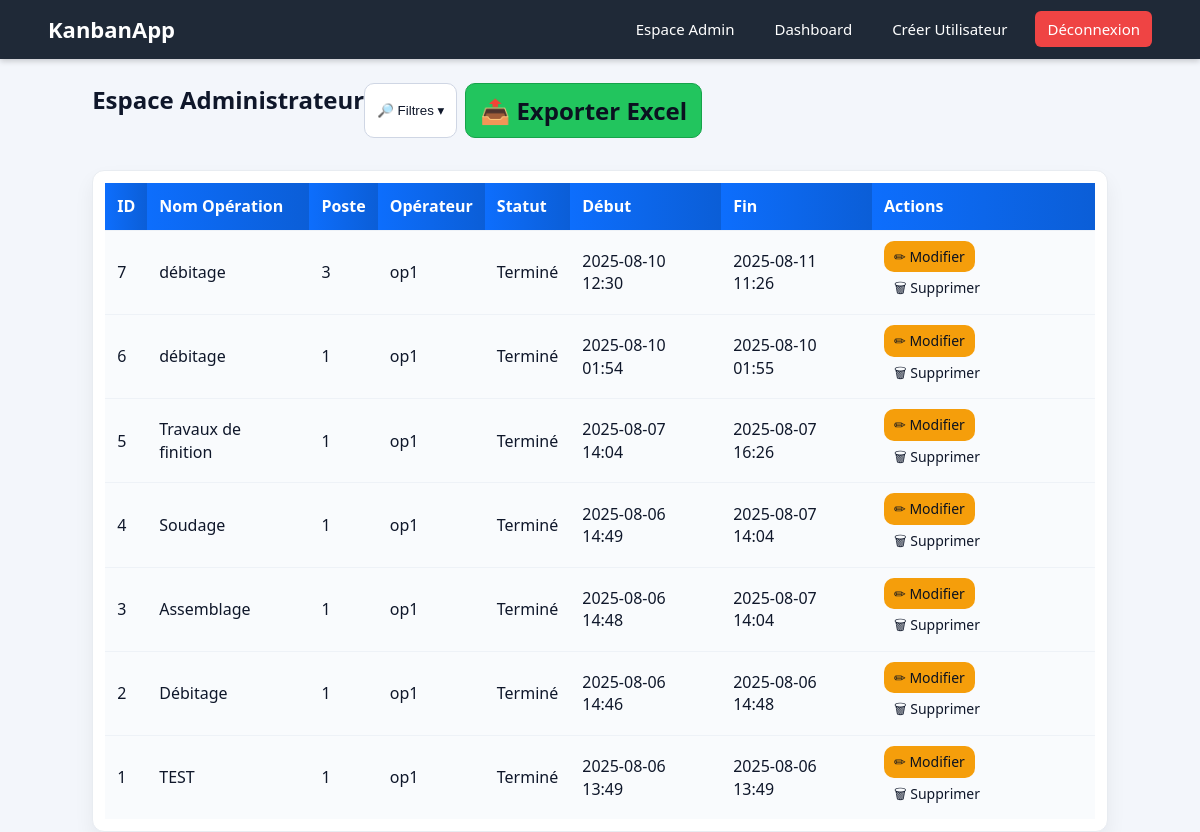
The page /admin (signed in) on the database its author committed.
### app.py (models this page shows)
class Operation(db.Model):
    id = db.Column(db.Integer, primary_key=True)
    nom_operation = db.Column(db.String(120))
    poste = db.Column(db.String(120))
    operateur = db.Column(db.String(120))
    statut = db.Column(db.String(20))
    debut = db.Column(db.DateTime)
    fin = db.Column(db.DateTime)

### routes.py (the view)
@app.route('/admin', methods=['GET'])
@login_required
def admin_page():
    if current_user.role != 'admin':
        flash("Accès refusé", "danger")
        return redirect(url_for('logout'))
    statut = request.args.get('statut')
    operateur = request.args.get('operateur')
    poste = request.args.get('poste')
    date_debut = request.args.get('date_debut')
    date_fin = request.args.get('date_fin')
    query = Operation.query
    if statut and statut != "Tous":
        query = query.filter(Operation.statut == statut)
    if operateur:
        query = query.filter(Operation.operateur.ilike(f"%{operateur}%"))
    if poste:
        query = query.filter(Operation.poste.ilike(f"%{poste}%"))
    if date_debut:
        query = query.filter(Operation.debut >= datetime.strptime(date_debut, "%Y-%m-%d"))
    if date_fin:
        query = query.filter(Operation.fin <= datetime.strptime(date_fin, "%Y-%m-%d"))
    operations = query.order_by(Operation.id.desc()).all()
    return render_template('admin.html', operations=operations)

### app.py (called while the page is built)
@login_manager.user_loader
def load_user(user_id):
    return User.query.get(int(user_id))

### templates/admin.html (shortened to what this page needs)
{% extends "base.html" %}
{% block content %}
<div class="container mt-4">
    <h2 class="mb-3 d-flex align-items-center justify-content-between">
        <span>Espace Administrateur</span>
        <span class="d-flex gap-2">
            <button type="button" id="toggle-filters" class="btn btn-outline-secondary">🔎 Filtres ▾</button>
            <a href="{{ url_for('export_excel') }}" class="btn btn-success">📤 Exporter Excel</a>
        </span>
    </h2>
    <div class="table-wrap mt-3">
        <table class="table table-striped table-hover align-middle">
            <thead class="table-dark">
                <tr>
                    <th>ID</th>
                    <th>Nom Opération</th>
                    <th>Poste</th>
                    <th>Opérateur</th>
                    <th>Statut</th>
                    <th>Début</th>
                    <th>Fin</th>
                    <th>Actions</th>
                </tr>
            </thead>
            <tbody>
                {% for op in operations %}
                <tr>
                    <td>{{ op.id }}</td>
                    <td>{{ op.nom_operation }}</td>
                    <td>{{ op.poste }}</td>
                    <td>{{ op.operateur }}</td>
                    <td>{{ op.statut }}</td>
                    <td>{{ op.debut.strftime("%Y-%m-%d %H:%M") if op.debut else '' }}</td>
                    <td>{{ op.fin.strftime("%Y-%m-%d %H:%M") if op.fin else '' }}</td>
                    <td>
                        <a href="{{ url_for('edit_operation', op_id=op.id) }}" class="btn btn-warning btn-sm">✏ Modifier</a>
                        <a href="{{ url_for('delete_operation', op_id=op.id) }}" class="btn btn-danger btn-sm" onclick="return confirm('Supprimer cette opération ?')">🗑 Supprimer</a>
                    </td>
                </tr>
                {% endfor %}
            </tbody>
        </table>
    </div>
</div>
{% endblock %}

### templates/base.html (shortened to what this page needs)
<!DOCTYPE html>
<html lang="fr">
<head>
    <link rel="stylesheet" href="{{ url_for('static', filename='css/style.css') }}">
</head>
<body>
    <nav class="navbar">
    <div class="navbar-container">
        <a href="{{ url_for('index') }}" class="navbar-logo">KanbanApp</a>
        {% if current_user.is_authenticated %}
        <ul class="navbar-links">
            {% if current_user.role == 'admin' %}
                <li><a href="{{ url_for('admin_page') }}">Espace Admin</a></li>
                <li><a href="{{ url_for('dashboard') }}">Dashboard</a></li>
                <li><a href="{{ url_for('create_user') }}">Créer Utilisateur</a></li>
            {% elif current_user.role == 'operateur' %}
                <li><a href="{{ url_for('kanban') }}">Espace Opérateur</a></li>
            {% endif %}
            <li><a href="{{ url_for('logout') }}" class="logout-btn">Déconnexion</a></li>
        </ul>
        {% endif %}
    </div>
</nav>
    <div class="container">
        {% block content %}{% endblock %}
    </div>
</body>
</html>

### static/css/style.css (style rules this page uses)
* { box-sizing: border-box; }
html, body { height: 100%; }
body { margin: 0; font-family: system-ui, -apple-system, "Segoe UI", Roboto, Ubuntu, "Helvetica Neue", Arial, "Noto Sans", "Apple Color Emoji", "Segoe UI Emoji", "Segoe UI Symbol", sans-serif; color: #0f172a; background: #f3f6fb; line-height: 1.4; }
a { color: inherit; text-decoration: none; }
.navbar { background-color: #1f2937; color: white; padding: 14px 0; box-shadow: 0 2px 6px rgba(0,0,0,.2); }
.navbar-container { width: 92%; max-width: 1200px; margin: 0 auto; display: flex; align-items: center; justify-content: space-between; }
.navbar-logo { font-size: 22px; font-weight: 700; color: white; }
.navbar-links { list-style: none; display: flex; gap: 16px; margin: 0; padding: 0; }
.navbar-links li a { color: white; padding: 8px 12px; border-radius: 6px; font-size: 15px; transition: background .2s ease; }
.logout-btn { background: #ef4444; }
.container { width: 92%; max-width: 1200px; margin: 18px auto; }
button, .btn { display: inline-block; padding: 10px 14px; border-radius: 10px; border: 0; cursor: pointer; transition: transform .05s ease, box-shadow .15s ease, opacity .2s ease; }
.table-wrap { background: #ffffff; border-radius: 12px; padding: 12px; border: 1px solid #e8ecf1; box-shadow: 0 10px 20px rgba(15,23,42,.06); }
.table { width: 100%; border-collapse: collapse; }
.table thead th { background: linear-gradient(90deg, #0d6efd, #0b5ed7); color: #fff; text-align: left; padding: 12px; font-weight: 700; }
.table tbody td { background: #f9fbfd; padding: 10px 12px; border-top: 1px solid #eef2f7; }
.table .btn { padding: 6px 10px; border-radius: 6px; font-size: 14px; }
.btn-warning { background: #f59e0b; color: #0b1220; }
.btn-success { background: #22c55e; color: #0b1220; }
#toggle-filters { border: 1px solid #cfd6e4; background: #fff; color: #0f172a; border-radius: 10px; padding: 8px 12px; }
.mt-3 { margin-top: 1rem; }
.mt-4 { margin-top: 1.5rem; }
.mb-3 { margin-bottom: 1rem; }
.d-flex { display: flex; }
.gap-2 { gap: .5rem; }
.card .btn, .container .btn { border-radius: 10px; }
.card .btn-success, .container .btn-success { background: #22c55e; color: #0b1220; border: 1px solid #16a34a; }

### rows shown on the page
Operation: id "7", nom_operation "débitage", poste "3", operateur "op1", statut "Terminé", debut "2025-08-10 12:30", fin "2025-08-11 11:26"
Operation: id "6", nom_operation "débitage", poste "1", operateur "op1", statut "Terminé", debut "2025-08-10 01:54", fin "2025-08-10 01:55"
Operation: id "5", nom_operation "Travaux de finition", poste "1", operateur "op1", statut "Terminé", debut "2025-08-07 14:04", fin "2025-08-07 16:26"
Operation: id "4", nom_operation "Soudage", poste "1", operateur "op1", statut "Terminé", debut "2025-08-06 14:49", fin "2025-08-07 14:04"
Operation: id "3", nom_operation "Assemblage", poste "1", operateur "op1", statut "Terminé", debut "2025-08-06 14:48", fin "2025-08-07 14:04"
Operation: id "2", nom_operation "Débitage", poste "1", operateur "op1", statut "Terminé", debut "2025-08-06 14:46", fin "2025-08-06 14:48"
Operation: id "1", nom_operation "TEST", poste "1", operateur "op1", statut "Terminé", debut "2025-08-06 13:49", fin "2025-08-06 13:49"
